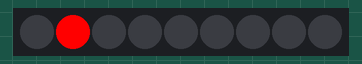
Bench run of a program on a simulated Raspberry Pi Pico. Shown: 9 RGB LEDs in strip order, left to right. What the program prints to the serial monitor is not drawn.

Above: at 0.1 s.
At 0.6 s:
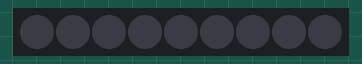

The program:

main.cpp
```cpp
/// @file    Blink.ino
/// @brief   Blink the first LED of an LED strip
/// @example Blink.ino

#include <FastLED.h>

// How many leds in your strip?
#define NUM_LEDS 9

// For led chips like WS2812, which have a data line, ground, and power, you just
// need to define DATA_PIN.  For led chipsets that are SPI based (four wires - data, clock,
// ground, and power), like the LPD8806 define both DATA_PIN and CLOCK_PIN
// Clock pin only needed for SPI based chipsets when not using hardware SPI
#define DATA_PIN 13
#define CLOCK_PIN 13

// Define the array of leds
CRGB leds[NUM_LEDS];

void setup() {
    // Uncomment/edit one of the following lines for your leds arrangement.
    Serial.begin(9600);
    // ## Clockless types ##
    // FastLED.addLeds<NEOPIXEL, DATA_PIN>(leds, NUM_LEDS);  // GRB ordering is assumed
    // FastLED.addLeds<SM16703, DATA_PIN, RGB>(leds, NUM_LEDS);
    // FastLED.addLeds<TM1829, DATA_PIN, RGB>(leds, NUM_LEDS);
    // FastLED.addLeds<TM1812, DATA_PIN, RGB>(leds, NUM_LEDS);
    // FastLED.addLeds<TM1809, DATA_PIN, RGB>(leds, NUM_LEDS);
    // FastLED.addLeds<TM1804, DATA_PIN, RGB>(leds, NUM_LEDS);
    // FastLED.addLeds<TM1803, DATA_PIN, RGB>(leds, NUM_LEDS);
    // FastLED.addLeds<UCS1903, DATA_PIN, RGB>(leds, NUM_LEDS);
    // FastLED.addLeds<UCS1903B, DATA_PIN, RGB>(leds, NUM_LEDS);
    // FastLED.addLeds<UCS1904, DATA_PIN, RGB>(leds, NUM_LEDS);
    // FastLED.addLeds<UCS2903, DATA_PIN, RGB>(leds, NUM_LEDS);
    // FastLED.addLeds<WS2812, DATA_PIN, RGB>(leds, NUM_LEDS);  // GRB ordering is typical
    // FastLED.addLeds<WS2852, DATA_PIN, RGB>(leds, NUM_LEDS);  // GRB ordering is typical
    // FastLED.addLeds<WS2812B, DATA_PIN, RGB>(leds, NUM_LEDS);  // GRB ordering is typical
    // FastLED.addLeds<GS1903, DATA_PIN, RGB>(leds, NUM_LEDS);
    // FastLED.addLeds<SK6812, DATA_PIN, RGB>(leds, NUM_LEDS);  // GRB ordering is typical
    // FastLED.addLeds<SK6822, DATA_PIN, RGB>(leds, NUM_LEDS);
    // FastLED.addLeds<APA106, DATA_PIN, RGB>(leds, NUM_LEDS);
    // FastLED.addLeds<PL9823, DATA_PIN, RGB>(leds, NUM_LEDS);
    // FastLED.addLeds<SK6822, DATA_PIN, RGB>(leds, NUM_LEDS);
    FastLED.addLeds<WS2811, DATA_PIN, RGB>(leds, NUM_LEDS);
    // FastLED.addLeds<WS2813, DATA_PIN, RGB>(leds, NUM_LEDS);
    // FastLED.addLeds<APA104, DATA_PIN, RGB>(leds, NUM_LEDS);
    // FastLED.addLeds<WS2811_400, DATA_PIN, RGB>(leds, NUM_LEDS);
    // FastLED.addLeds<GE8822, DATA_PIN, RGB>(leds, NUM_LEDS);
    // FastLED.addLeds<GW6205, DATA_PIN, RGB>(leds, NUM_LEDS);
    // FastLED.addLeds<GW6205_400, DATA_PIN, RGB>(leds, NUM_LEDS);
    // FastLED.addLeds<LPD1886, DATA_PIN, RGB>(leds, NUM_LEDS);
    // FastLED.addLeds<LPD1886_8BIT, DATA_PIN, RGB>(leds, NUM_LEDS);
    // ## Clocked (SPI) types ##
    // FastLED.addLeds<LPD6803, DATA_PIN, CLOCK_PIN, RGB>(leds, NUM_LEDS);  // GRB ordering is typical
    // FastLED.addLeds<LPD8806, DATA_PIN, CLOCK_PIN, RGB>(leds, NUM_LEDS);  // GRB ordering is typical
    // FastLED.addLeds<WS2801, DATA_PIN, CLOCK_PIN, RGB>(leds, NUM_LEDS);
    // FastLED.addLeds<WS2803, DATA_PIN, CLOCK_PIN, RGB>(leds, NUM_LEDS);
    // FastLED.addLeds<SM16716, DATA_PIN, CLOCK_PIN, RGB>(leds, NUM_LEDS);
    // FastLED.addLeds<P9813, DATA_PIN, CLOCK_PIN, RGB>(leds, NUM_LEDS);  // BGR ordering is typical
    // FastLED.addLeds<DOTSTAR, DATA_PIN, CLOCK_PIN, RGB>(leds, NUM_LEDS);  // BGR ordering is typical
    // FastLED.addLeds<APA102, DATA_PIN, CLOCK_PIN, RGB>(leds, NUM_LEDS);  // BGR ordering is typical
    // FastLED.addLeds<SK9822, DATA_PIN, CLOCK_PIN, RGB>(leds, NUM_LEDS);  // BGR ordering is typical
}

void loop() {
  Serial.println("Blinking the first LED");
  // Turn the LED on, then pause
  leds[1] = CRGB::Red;
  FastLED.show();
  delay(500);
  // Now turn the LED off, then pause
  leds[1] = CRGB::Black;
  FastLED.show();
  delay(500);
}
```

Measured:
- what the display in image 1 shows lasts 0.5 s, from 0.5 s to 1.0 s
